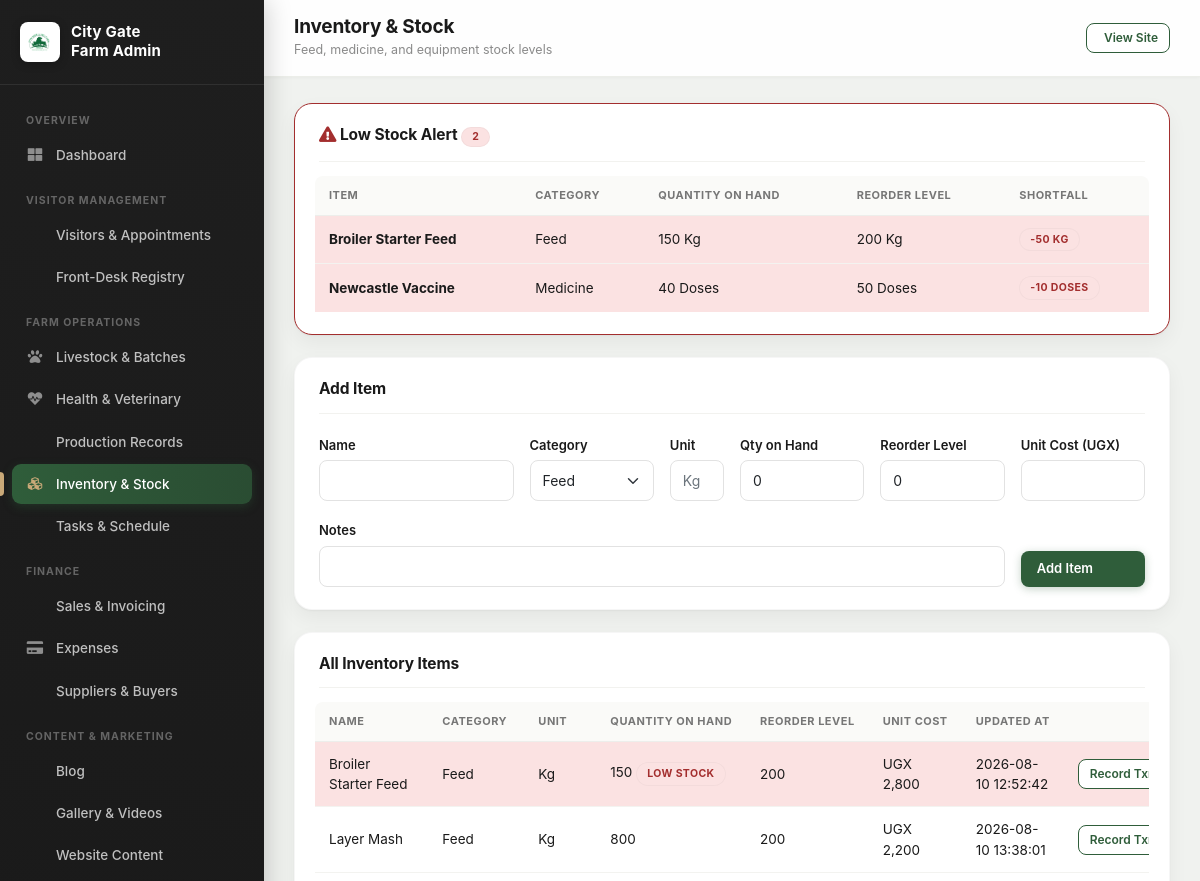
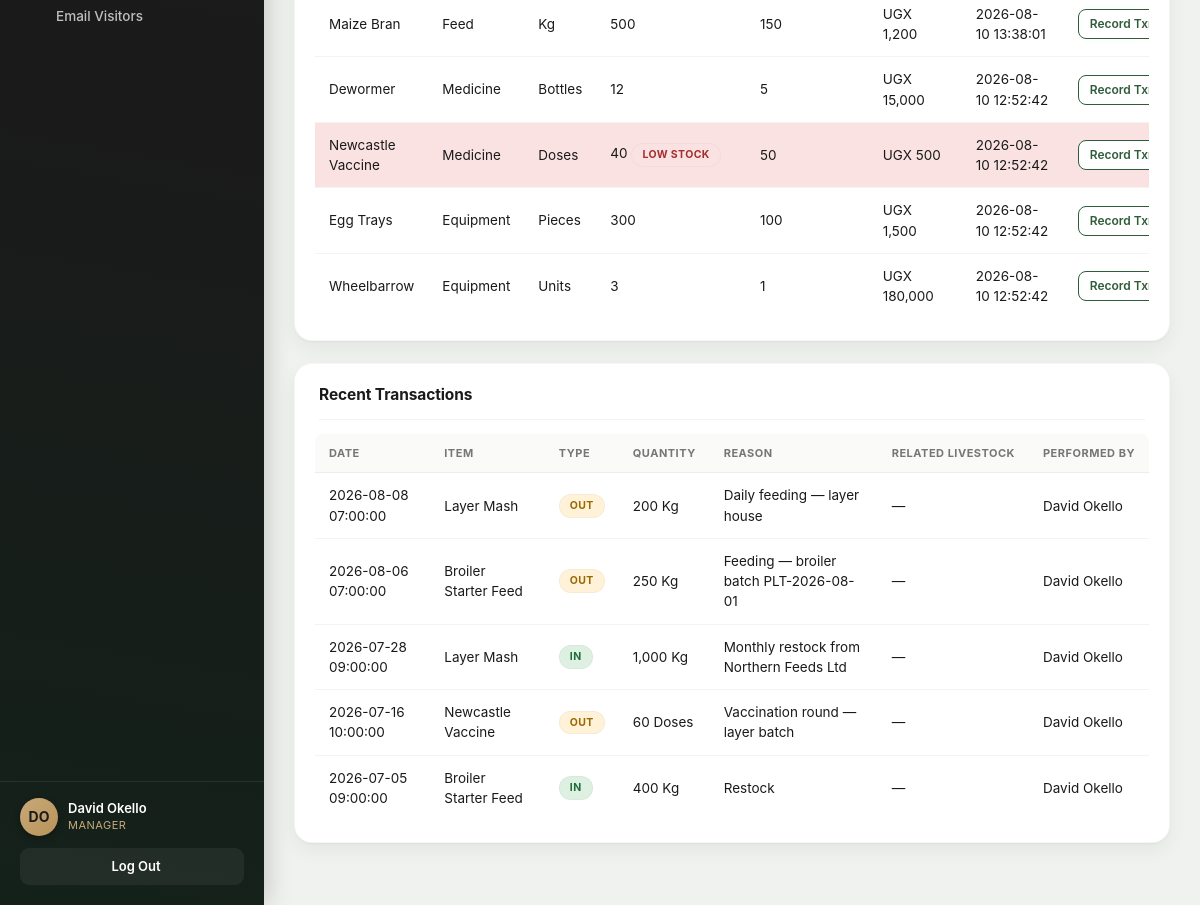
The page /admin/inventory.php (signed in) on the database its author committed (2 pictures, top to bottom).
### tables this page shows
CREATE TABLE `inventory_items` (
  `id` int(11) NOT NULL AUTO_INCREMENT,
  `name` varchar(150) NOT NULL,
  `category` enum('Feed','Medicine','Equipment','Other') NOT NULL,
  `unit` varchar(40) NOT NULL,
  `quantity_on_hand` decimal(12,2) NOT NULL DEFAULT 0.00,
  `reorder_level` decimal(12,2) NOT NULL DEFAULT 0.00,
  `unit_cost` decimal(12,2) DEFAULT NULL,
  `notes` text DEFAULT NULL,
  `updated_at` datetime NOT NULL DEFAULT current_timestamp() ON UPDATE current_timestamp(),
  PRIMARY KEY (`id`)
);

CREATE TABLE `inventory_transactions` (
  `id` int(11) NOT NULL AUTO_INCREMENT,
  `item_id` int(11) NOT NULL,
  `type` enum('In','Out') NOT NULL,
  `quantity` decimal(12,2) NOT NULL,
  `reason` varchar(255) DEFAULT NULL,
  `related_livestock_id` int(11) DEFAULT NULL,
  `performed_by` int(11) DEFAULT NULL,
  `created_at` datetime NOT NULL DEFAULT current_timestamp(),
  PRIMARY KEY (`id`),
  KEY `item_id` (`item_id`),
  KEY `related_livestock_id` (`related_livestock_id`),
  KEY `performed_by` (`performed_by`),
  CONSTRAINT `inventory_transactions_ibfk_1` FOREIGN KEY (`item_id`) REFERENCES `inventory_items` (`id`) ON DELETE CASCADE,
  CONSTRAINT `inventory_transactions_ibfk_2` FOREIGN KEY (`related_livestock_id`) REFERENCES `livestock_records` (`id`) ON DELETE SET NULL,
  CONSTRAINT `inventory_transactions_ibfk_3` FOREIGN KEY (`performed_by`) REFERENCES `users` (`id`) ON DELETE SET NULL
);

CREATE TABLE `users` (
  `id` int(11) NOT NULL AUTO_INCREMENT,
  `name` varchar(150) NOT NULL,
  `email` varchar(190) NOT NULL,
  `password_hash` varchar(255) NOT NULL,
  `role` enum('SuperAdmin','Manager','Finance','Admin') NOT NULL,
  `status` enum('active','suspended') NOT NULL DEFAULT 'active',
  `created_at` datetime NOT NULL DEFAULT current_timestamp(),
  PRIMARY KEY (`id`),
  UNIQUE KEY `email` (`email`)
);

### includes/auth.php (called while the page is built, shortened)
<?php
function cg_current_user(): ?array {
   return $_SESSION['cg_user'] ?? null;
}
function cg_access(string $module): string {
   $user = cg_current_user();
   return CG_PERMISSIONS[$module][$user['role']] ?? 'hidden';
}
function cg_can(string $module, string $action = 'view'): bool {
   $level = cg_access($module);
   if ($action === 'view') return $level === 'full' || $level === 'read';
   return $level === 'full';
}

### admin/inventory.php (the view, shortened to what this page needs)
<?php
require_once __DIR__ . '/includes/header.php';
$canEdit = cg_can('inventory', 'full');
$lowStockItems = $pdo->query('SELECT * FROM inventory_items WHERE quantity_on_hand <= reorder_level ORDER BY name')->fetchAll();
$items = $pdo->query('SELECT * FROM inventory_items ORDER BY category, name')->fetchAll();
$transactions = $pdo->query(
   'SELECT t.*, i.name AS item_name, i.unit AS item_unit, u.name AS performed_by_name, lr.identifier AS livestock_identifier
    FROM inventory_transactions t
    JOIN inventory_items i ON t.item_id = i.id
    LEFT JOIN users u ON t.performed_by = u.id
    LEFT JOIN livestock_records lr ON t.related_livestock_id = lr.id
    ORDER BY t.created_at DESC, t.id DESC
    LIMIT 30'
)->fetchAll();
function cg_fmt_qty($val): string {
   return rtrim(rtrim(number_format((float) $val, 2), '0'), '.');
}
function cg_txn_badge_class(string $type): string {
   return $type === 'In' ? 'cg-badge-approved' : 'cg-badge-pending';
}
?>
<div class="cg-panel" style="border:1.5px solid <?php echo $lowStockItems ? '#A32E2E' : '#eee'; ?>;">
   <div class="cg-panel-head">
      <h2><i class="fa fa-exclamation-triangle" style="color:#A32E2E;"></i> Low Stock Alert
         <?php if ($lowStockItems): ?><span class="cg-badge cg-badge-rejected"><?php echo count($lowStockItems); ?></span><?php endif; ?>
      </h2>
   </div>
   <?php if (!$lowStockItems): ?>
   <p class="text-muted mb-0">All items are above their reorder level. Nothing needs restocking right now.</p>
   <?php else: ?>
   <div class="cg-table-wrap">
      <table class="cg-table">
         <thead><tr><th>Item</th><th>Category</th><th>Quantity on Hand</th><th>Reorder Level</th><th>Shortfall</th></tr></thead>
         <tbody>
         <?php foreach ($lowStockItems as $li): ?>
            <tr style="background:#FBE2E2;">
               <td><strong><?php echo htmlspecialchars($li['name']); ?></strong></td>
               <td><?php echo htmlspecialchars($li['category']); ?></td>
               <td><?php echo cg_fmt_qty($li['quantity_on_hand']); ?> <?php echo htmlspecialchars($li['unit']); ?></td>
               <td><?php echo cg_fmt_qty($li['reorder_level']); ?> <?php echo htmlspecialchars($li['unit']); ?></td>
               <td><span class="cg-badge cg-badge-rejected">-<?php echo cg_fmt_qty($li['reorder_level'] - $li['quantity_on_hand']); ?> <?php echo htmlspecialchars($li['unit']); ?></span></td>
            </tr>
         <?php endforeach; ?>
         </tbody>
      </table>
   </div>
   <?php endif; ?>
</div>
<?php if ($canEdit): ?>
<div class="cg-panel">
   <div class="cg-panel-head"><h2>Add Item</h2></div>
   <form method="post">
      <div class="row g-3">
         <div class="col-md-3">
            <label class="form-label">Name</label>
            <input type="text" name="name" class="form-control" required>
         </div>
         <div class="col-md-2">
            <label class="form-label">Category</label>
            <select name="category" class="form-select" required>
               <?php foreach (['Feed', 'Medicine', 'Equipment', 'Other'] as $c): ?>
               <option value="<?php echo $c; ?>"><?php echo $c; ?></option>
               <?php endforeach; ?>
            </select>
         </div>
         <div class="col-md-1">
            <label class="form-label">Unit</label>
            <input type="text" name="unit" class="form-control" placeholder="Kg" required>
         </div>
         <div class="col-md-2">
            <label class="form-label">Qty on Hand</label>
            <input type="number" step="0.01" min="0" name="quantity_on_hand" class="form-control" value="0" required>
         </div>
         <div class="col-md-2">
            <label class="form-label">Reorder Level</label>
            <input type="number" step="0.01" min="0" name="reorder_level" class="form-control" value="0" required>
         </div>
         <div class="col-md-2">
            <label class="form-label">Unit Cost (UGX)</label>
            <input type="number" step="0.01" min="0" name="unit_cost" class="form-control">
         </div>
         <div class="col-md-10">
            <label class="form-label">Notes</label>
            <input type="text" name="notes" class="form-control">
         </div>
         <div class="col-md-2 d-flex align-items-end">
            <button type="submit" class="cg-btn cg-btn-primary w-100">Add Item</button>
         </div>
      </div>
   </form>
</div>
<?php endif; ?>
<div class="cg-panel">
   <div class="cg-panel-head"><h2>All Inventory Items</h2></div>
   <div class="cg-table-wrap">
      <table class="cg-table">
         <thead>
         <tr>
            <th>Name</th><th>Category</th><th>Unit</th><th>Quantity on Hand</th><th>Reorder Level</th><th>Unit Cost</th><th>Updated At</th>
            <?php if ($canEdit): ?><th></th><?php endif; ?>
         </tr>
         </thead>
         <tbody>
         <?php if (!$items): ?>
            <tr><td colspan="<?php echo $canEdit ? 8 : 7; ?>" class="text-muted">No inventory items yet.</td></tr>
         <?php else: foreach ($items as $it):
            $isLow = (float) $it['quantity_on_hand'] <= (float) $it['reorder_level'];
         ?>
            <tr<?php echo $isLow ? ' style="background:#FBE2E2;"' : ''; ?>>
               <td><?php echo htmlspecialchars($it['name']); ?></td>
               <td><?php echo htmlspecialchars($it['category']); ?></td>
               <td><?php echo htmlspecialchars($it['unit']); ?></td>
               <td>
                  <?php echo cg_fmt_qty($it['quantity_on_hand']); ?>
                  <?php if ($isLow): ?><span class="cg-badge cg-badge-rejected">Low Stock</span><?php endif; ?>
               </td>
               <td><?php echo cg_fmt_qty($it['reorder_level']); ?></td>
               <td><?php echo $it['unit_cost'] !== null ? 'UGX ' . number_format((float) $it['unit_cost']) : '—'; ?></td>
               <td><?php echo htmlspecialchars($it['updated_at']); ?></td>
               <?php if ($canEdit): ?>
               <td class="text-nowrap">
                  <details>
                     <summary class="cg-btn cg-btn-outline cg-btn-sm" style="cursor:pointer;">Record Txn</summary>
                  </details>
               </td>
               <?php endif; ?>
            </tr>
         <?php endforeach; endif; ?>
         </tbody>
      </table>
   </div>
</div>
<div class="cg-panel">
   <div class="cg-panel-head"><h2>Recent Transactions</h2></div>
   <div class="cg-table-wrap">
      <table class="cg-table">
         <thead><tr><th>Date</th><th>Item</th><th>Type</th><th>Quantity</th><th>Reason</th><th>Related Livestock</th><th>Performed By</th></tr></thead>
         <tbody>
         <?php if (!$transactions): ?>
            <tr><td colspan="7" class="text-muted">No transactions recorded yet.</td></tr>
         <?php else: foreach ($transactions as $t): ?>
            <tr>
               <td><?php echo htmlspecialchars($t['created_at']); ?></td>
               <td><?php echo htmlspecialchars($t['item_name']); ?></td>
               <td><span class="cg-badge <?php echo cg_txn_badge_class($t['type']); ?>"><?php echo htmlspecialchars($t['type']); ?></span></td>
               <td><?php echo cg_fmt_qty($t['quantity']); ?> <?php echo htmlspecialchars($t['item_unit']); ?></td>
               <td><?php echo htmlspecialchars($t['reason'] ?: '—'); ?></td>
               <td><?php echo htmlspecialchars($t['livestock_identifier'] ?: '—'); ?></td>
               <td><?php echo htmlspecialchars($t['performed_by_name'] ?: '—'); ?></td>
            </tr>
         <?php endforeach; endif; ?>
         </tbody>
      </table>
   </div>
</div>
<?php require_once __DIR__ . '/includes/footer.php'; ?>

### css/cg-theme.css (style rules this page uses)
:root { --farm-green: #2F5D3A; --farm-green-dark: #1F3F27; --cream: #FAF7F0; --earth: #C9A978; --charcoal: #1A1A1A; --white: #FFFFFF; --soft-shadow: 0 4px 14px rgba(26, 26, 26, 0.08); --cta-green: #C9A978; }
* { box-sizing: border-box; }
body { font-family: 'Inter', -apple-system, BlinkMacSystemFont, 'Segoe UI', sans-serif; color: var(--charcoal); background: var(--cream); overflow-x: hidden; }

### css/cg-admin.css (style rules this page uses)
.cg-admin-body { background: #F0F2EF; font-family: 'Inter', -apple-system, sans-serif; min-height: 100vh; }
.cg-panel { background: #fff; border-radius: 18px; box-shadow: 0 1px 2px rgba(26,26,26,0.04), 0 8px 20px rgba(26, 26, 26, 0.05); border: 1px solid rgba(26,26,26,0.04); padding: 22px 24px; margin-bottom: 22px; }
.cg-panel-head { display: flex; align-items: center; justify-content: space-between; margin-bottom: 18px; flex-wrap: wrap; gap: 10px; padding-bottom: 14px; border-bottom: 1px solid #f2f2ef; }
.cg-panel-head h2 { font-size: 15.5px; font-weight: 700; color: var(--charcoal); margin: 0; letter-spacing: -0.1px; }
.cg-table-wrap { overflow-x: auto; margin: -4px -4px 0; }
.cg-table { width: 100%; border-collapse: collapse; font-size: 13.5px; }
.cg-table th { text-align: left; padding: 11px 14px; background: #FAFAF8; color: #767676; font-weight: 700; font-size: 11px; text-transform: uppercase; letter-spacing: 0.5px; border-bottom: 1.5px solid #edeeeb; white-space: nowrap; }
.cg-table th:first-child { border-top-left-radius: 8px; }
.cg-table th:last-child { border-top-right-radius: 8px; }
.cg-table td { padding: 12px 14px; border-bottom: 1px solid #f3f3f0; color: var(--charcoal); vertical-align: middle; }
.cg-table tr:last-child td { border-bottom: none; }
.cg-badge { display: inline-block; padding: 4px 11px; border-radius: 100px; font-size: 10.5px; font-weight: 700; text-transform: uppercase; letter-spacing: 0.4px; box-shadow: inset 0 0 0 1px rgba(0,0,0,0.03); }
.cg-badge-pending { background: #FFF2D9; color: #9A6700; }
.cg-badge-approved { background: #DDF0E2; color: #1F6B3A; }
.cg-badge-rejected { background: #FBE2E2; color: #A32E2E; }
.cg-btn { display: inline-flex; align-items: center; gap: 6px; padding: 8px 16px; border-radius: 8px; font-size: 13px; font-weight: 600; border: none; cursor: pointer; text-decoration: none; transition: all 0.2s ease; }
.cg-btn-primary { background: var(--farm-green); color: #fff; box-shadow: 0 2px 8px rgba(47, 93, 58, 0.28); }
.cg-btn-outline { background: #fff; color: var(--farm-green); border: 1.5px solid var(--farm-green); }
.cg-btn-sm { padding: 5px 11px; font-size: 12px; }
.cg-admin-content .form-label { font-size: 13px; font-weight: 600; color: var(--charcoal); margin-bottom: 5px; }
.cg-admin-content .form-control, .cg-admin-content .form-select { border-radius: 8px; border: 1.5px solid #e2e2e2; font-size: 14px; padding: 9px 12px; }

### rows shown on the page
inventory_items: name "Broiler Starter Feed", category "Feed", quantity_on_hand "150", unit "Kg", reorder_level "200", cg_fmt_qty($li['reorder_level'] - $li['quantity_on_hand']) "50", unit "KG", shows "LOW STOCK", unit_cost "2,800", updated_at "2026-08-10 12:52:42"
inventory_items: name "Newcastle Vaccine", category "Medicine", quantity_on_hand "40", unit "Doses", reorder_level "50", cg_fmt_qty($li['reorder_level'] - $li['quantity_on_hand']) "10", unit "DOSES", shows "LOW STOCK", unit_cost "500", updated_at "2026-08-10 12:52:42"
inventory_items: name "Layer Mash", category "Feed", unit "Kg", quantity_on_hand "800", reorder_level "200", unit_cost "2,200", updated_at "2026-08-10 13:38:01"
inventory_items: name "Maize Bran", category "Feed", unit "Kg", quantity_on_hand "500", reorder_level "150", unit_cost "1,200", updated_at "2026-08-10 13:38:01"
inventory_items: name "Dewormer", category "Medicine", unit "Bottles", quantity_on_hand "12", reorder_level "5", unit_cost "15,000", updated_at "2026-08-10 12:52:42"
inventory_items: name "Egg Trays", category "Equipment", unit "Pieces", quantity_on_hand "300", reorder_level "100", unit_cost "1,500", updated_at "2026-08-10 12:52:42"
inventory_items: name "Wheelbarrow", category "Equipment", unit "Units", quantity_on_hand "3", reorder_level "1", unit_cost "180,000", updated_at "2026-08-10 12:52:42"
inventory_transactions: created_at "2026-08-08 07:00:00", item.name "Layer Mash", type "OUT", quantity "200", item.unit "Kg", reason "Daily feeding — layer house", livestock_identifier "—", performed_by.name "David Okello"
inventory_transactions: created_at "2026-08-06 07:00:00", item.name "Broiler Starter Feed", type "OUT", quantity "250", item.unit "Kg", reason "Feeding — broiler batch PLT-2026-08-01", livestock_identifier "—", performed_by.name "David Okello"
inventory_transactions: created_at "2026-07-28 09:00:00", item.name "Layer Mash", type "IN", quantity "1,000", item.unit "Kg", reason "Monthly restock from Northern Feeds Ltd", livestock_identifier "—", performed_by.name "David Okello"
inventory_transactions: created_at "2026-07-16 10:00:00", item.name "Newcastle Vaccine", type "OUT", quantity "60", item.unit "Doses", reason "Vaccination round — layer batch", livestock_identifier "—", performed_by.name "David Okello"
inventory_transactions: created_at "2026-07-05 09:00:00", item.name "Broiler Starter Feed", type "IN", quantity "400", item.unit "Kg", reason "Restock", livestock_identifier "—", performed_by.name "David Okello"

### other values the page prints
$groupLabel "OVERVIEW"
$item['label'] "Dashboard"
$groupLabel "VISITOR MANAGEMENT"
$item['label'] "Visitors & Appointments"
$item['label'] "Front-Desk Registry"
$groupLabel "FARM OPERATIONS"
$item['label'] "Livestock & Batches"
$item['label'] "Health & Veterinary"
$item['label'] "Production Records"
$item['label'] "Inventory & Stock"
$item['label'] "Tasks & Schedule"
$groupLabel "FINANCE"
$item['label'] "Sales & Invoicing"
$item['label'] "Expenses"
$item['label'] "Suppliers & Buyers"
